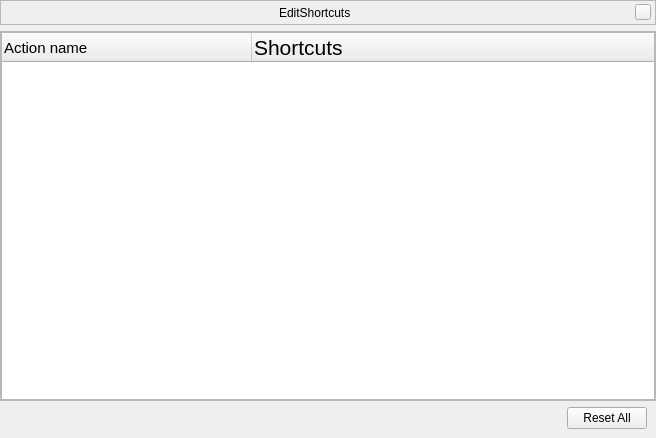
<?xml version="1.0" encoding="UTF-8"?>
<ui version="4.0">
 <class>shortcutsDialogForm</class>
 <widget class="QWidget" name="shortcutsDialogForm">
  <property name="geometry">
   <rect>
    <x>0</x>
    <y>0</y>
    <width>656</width>
    <height>438</height>
   </rect>
  </property>
  <property name="windowTitle">
   <string>Form</string>
  </property>
  <layout class="QVBoxLayout" name="verticalLayout">
   <property name="margin">
    <number>0</number>
   </property>
   <item>
    <widget class="BarFrame" name="TitleBar">
     <property name="minimumSize">
      <size>
       <width>16</width>
       <height>25</height>
      </size>
     </property>
     <property name="maximumSize">
      <size>
       <width>16777215</width>
       <height>25</height>
      </size>
     </property>
     <property name="frameShape">
      <enum>QFrame::StyledPanel</enum>
     </property>
     <property name="frameShadow">
      <enum>QFrame::Raised</enum>
     </property>
     <layout class="QHBoxLayout" name="horizontalLayout">
      <property name="leftMargin">
       <number>0</number>
      </property>
      <property name="topMargin">
       <number>0</number>
      </property>
      <property name="rightMargin">
       <number>4</number>
      </property>
      <property name="bottomMargin">
       <number>0</number>
      </property>
      <item>
       <spacer name="horizontalSpacer_2">
        <property name="orientation">
         <enum>Qt::Horizontal</enum>
        </property>
        <property name="sizeHint" stdset="0">
         <size>
          <width>40</width>
          <height>20</height>
         </size>
        </property>
       </spacer>
      </item>
      <item>
       <widget class="QLabel" name="stelWindowTitle">
        <property name="text">
         <string>EditShortcuts</string>
        </property>
       </widget>
      </item>
      <item>
       <spacer name="horizontalSpacer">
        <property name="orientation">
         <enum>Qt::Horizontal</enum>
        </property>
        <property name="sizeHint" stdset="0">
         <size>
          <width>40</width>
          <height>20</height>
         </size>
        </property>
       </spacer>
      </item>
      <item>
       <widget class="QPushButton" name="closeStelWindow">
        <property name="minimumSize">
         <size>
          <width>16</width>
          <height>16</height>
         </size>
        </property>
        <property name="maximumSize">
         <size>
          <width>16</width>
          <height>16</height>
         </size>
        </property>
        <property name="text">
         <string/>
        </property>
       </widget>
      </item>
     </layout>
    </widget>
   </item>
   <item>
    <widget class="QFrame" name="frame">
     <property name="frameShape">
      <enum>QFrame::StyledPanel</enum>
     </property>
     <property name="frameShadow">
      <enum>QFrame::Plain</enum>
     </property>
     <layout class="QVBoxLayout" name="verticalLayout_2">
      <property name="margin">
       <number>0</number>
      </property>
      <item>
       <widget class="QTreeWidget" name="shortcutsTreeWidget">
        <property name="font">
         <font>
          <pointsize>16</pointsize>
          <weight>50</weight>
          <bold>false</bold>
         </font>
        </property>
        <property name="rootIsDecorated">
         <bool>false</bool>
        </property>
        <property name="uniformRowHeights">
         <bool>true</bool>
        </property>
        <property name="sortingEnabled">
         <bool>false</bool>
        </property>
        <property name="allColumnsShowFocus">
         <bool>true</bool>
        </property>
        <property name="headerHidden">
         <bool>false</bool>
        </property>
        <attribute name="headerDefaultSectionSize">
         <number>250</number>
        </attribute>
        <attribute name="headerHighlightSections">
         <bool>false</bool>
        </attribute>
        <attribute name="headerMinimumSectionSize">
         <number>100</number>
        </attribute>
        <column>
         <property name="text">
          <string>Action name</string>
         </property>
         <property name="font">
          <font>
           <pointsize>11</pointsize>
          </font>
         </property>
        </column>
        <column>
         <property name="text">
          <string>Shortcuts</string>
         </property>
        </column>
       </widget>
      </item>
     </layout>
    </widget>
   </item>
   <item>
    <layout class="QHBoxLayout" name="horizontalLayout_7">
     <property name="topMargin">
      <number>0</number>
     </property>
     <property name="rightMargin">
      <number>9</number>
     </property>
     <property name="bottomMargin">
      <number>9</number>
     </property>
     <item>
      <spacer name="horizontalSpacer_3">
       <property name="orientation">
        <enum>Qt::Horizontal</enum>
       </property>
       <property name="sizeHint" stdset="0">
        <size>
         <width>40</width>
         <height>20</height>
        </size>
       </property>
      </spacer>
     </item>
     <item>
      <widget class="QPushButton" name="resetAllpushButton">
       <property name="text">
        <string>Reset All</string>
       </property>
      </widget>
     </item>
    </layout>
   </item>
  </layout>
 </widget>
 <customwidgets>
  <customwidget>
   <class>BarFrame</class>
   <extends>QFrame</extends>
   <header location="global">Dialog.hpp</header>
   <container>1</container>
  </customwidget>
 </customwidgets>
 <resources/>
 <connections>
  <connection>
   <sender>closeStelWindow</sender>
   <signal>clicked()</signal>
   <receiver>shortcutsDialogForm</receiver>
   <slot>close()</slot>
   <hints>
    <hint type="sourcelabel">
     <x>493</x>
     <y>150</y>
    </hint>
    <hint type="destinationlabel">
     <x>260</x>
     <y>151</y>
    </hint>
   </hints>
  </connection>
 </connections>
</ui>
